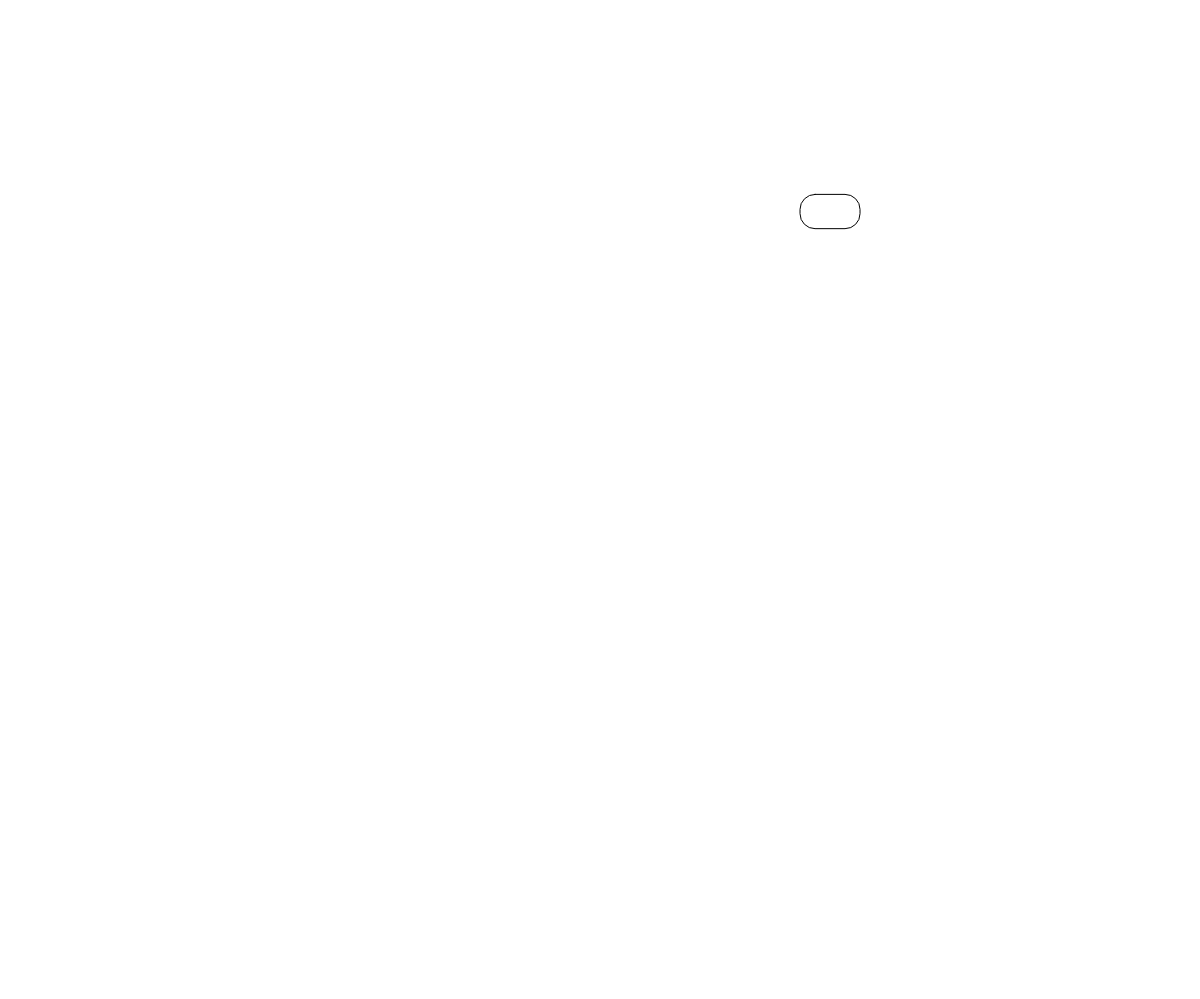
Frame 1 (no input)
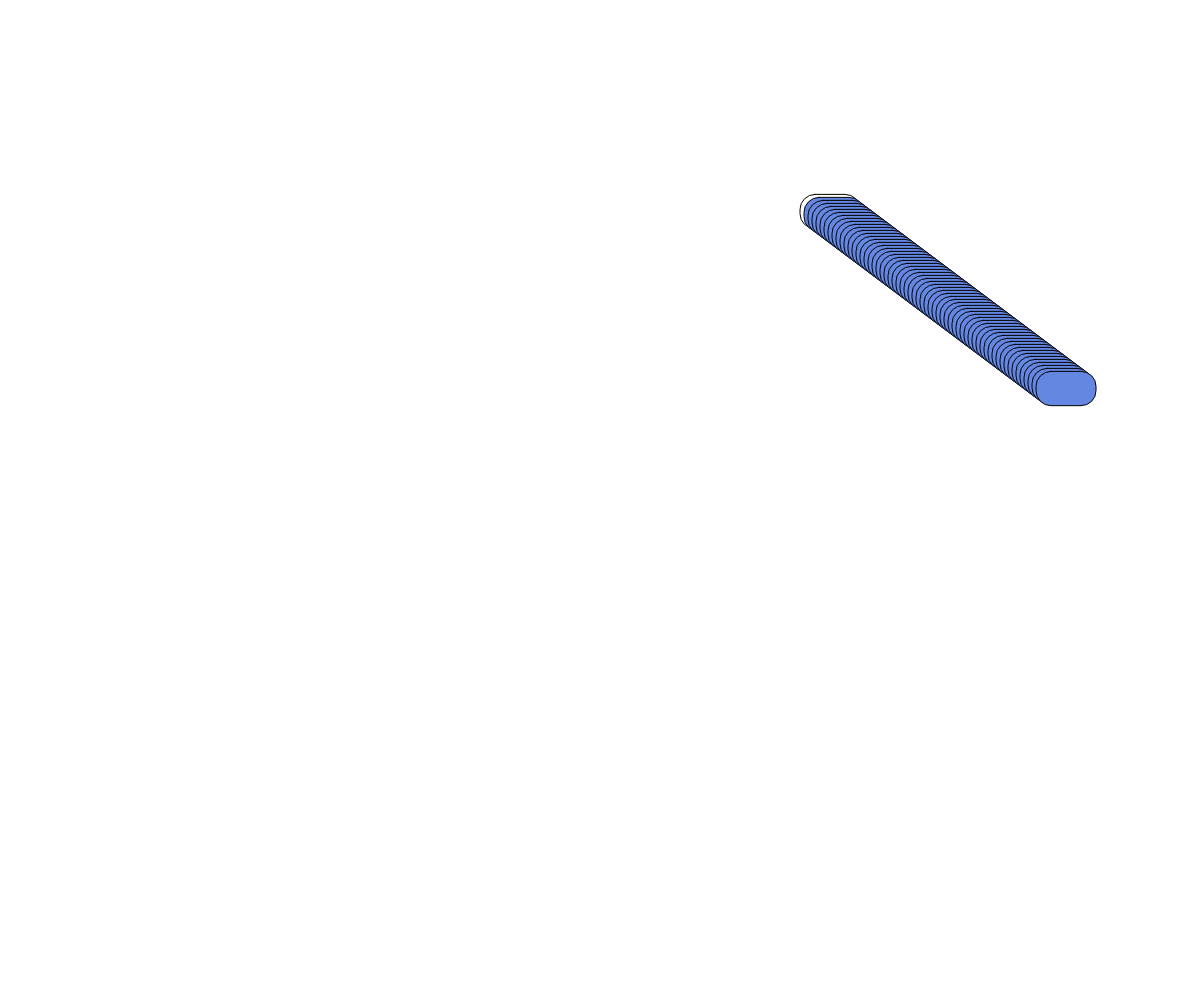
Frame 60 (no input)
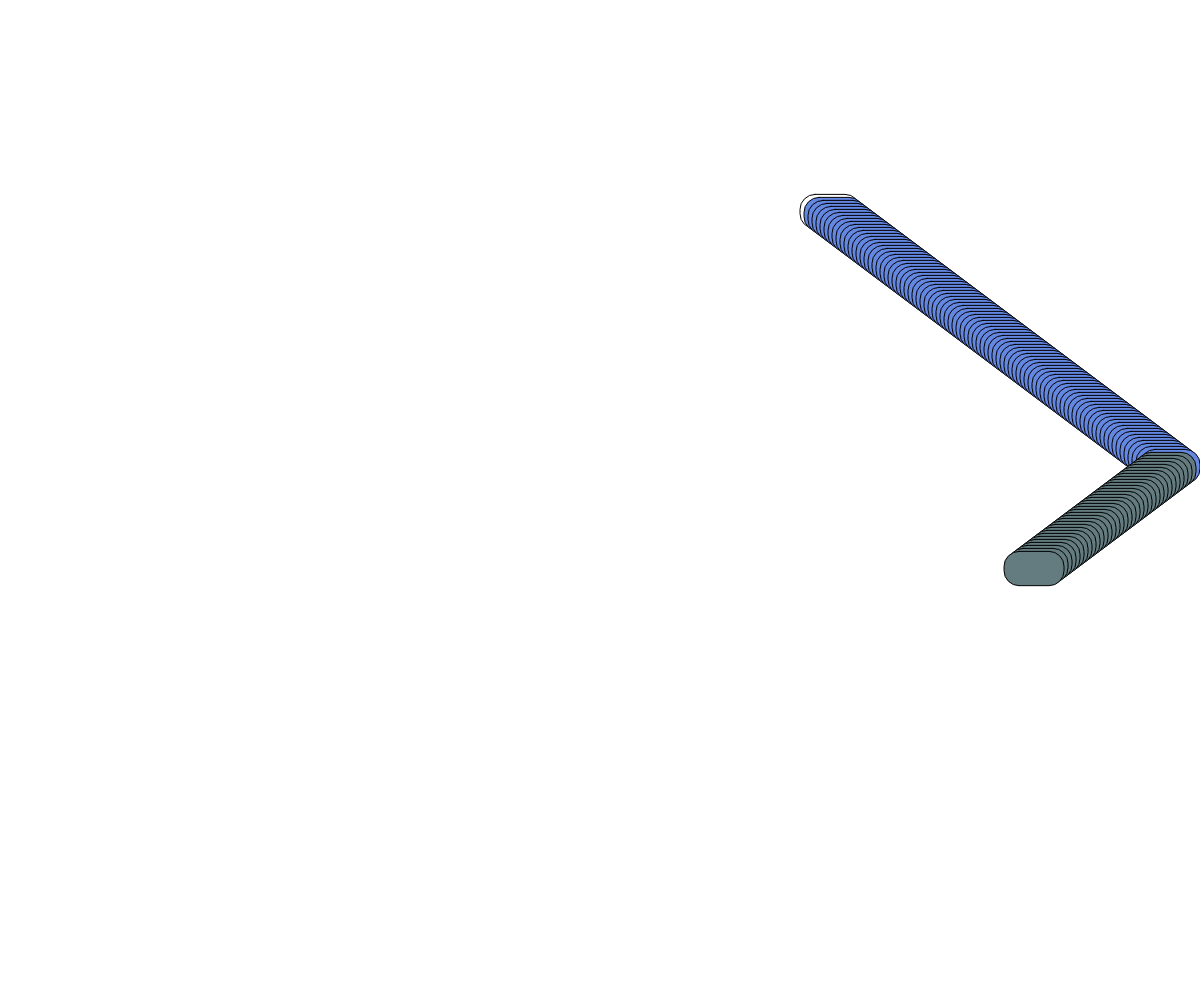
Frame 120 (the mouse pressed at the canvas centre since frame 60)

The p5.js sketch that drew these frames (run headless with seeded random() and noise() and a simulated clock; from frame 60 on, the mouse is pressed at the canvas centre):

// p5.js sketch
// ── sketch.js
let x
let y

let xspeed
let yspeed

let r, g, b

function setup() {
  createCanvas(windowWidth, windowHeight-1)
  x= random(width - 80)
  y= random(height - 60)
  xspeed= 4
  yspeed= 3
  pickColour()
}

function pickColour() {
  r = random(100, 100)
  g = random(100, 200)
  b = random(100, 256)
}

function draw() {
  // * no trail
  // background('white')
  // * no box outline
  // noStroke()
  rect(x, y, windowWidth/20, windowWidth/35, 15)
  let c = color(r, g, b)
  fill(c)
  x = x + xspeed
  y = y + yspeed
  //rainbow colors
  // pickColour()
  if (x + windowWidth/20 >= width) {
    xspeed = -xspeed
    pickColour()
  } else if (x <= 0) {
    xspeed = -xspeed
    x= 0
    pickColour()
  }

  if (y + windowWidth/35 >= height) {
    yspeed = -yspeed
    pickColour()
  } else if (y <= 0) {
    yspeed= -yspeed
    y= 0
    pickColour()
  }
}
// ── style.css
html, body {
  margin: 0;
  padding: 0;
}
canvas {
  display: block;
  background-color: lavender;
}

.title-container{
  z-index: 1;
  margin: 25% 25%;
  padding-left: 5%;
  padding-right: 5%;
  display: block;
  text-align: center;
  position: absolute;
  border: solid 2px black;
  background: white;
  border-radius: 20px;
  box-shadow: 5px 5px #00000085 ;
  font-family: 'Press Start 2P', cursive;
}

.title-container:hover {
  background-color: powderblue;
  cursor: pointer;
}
